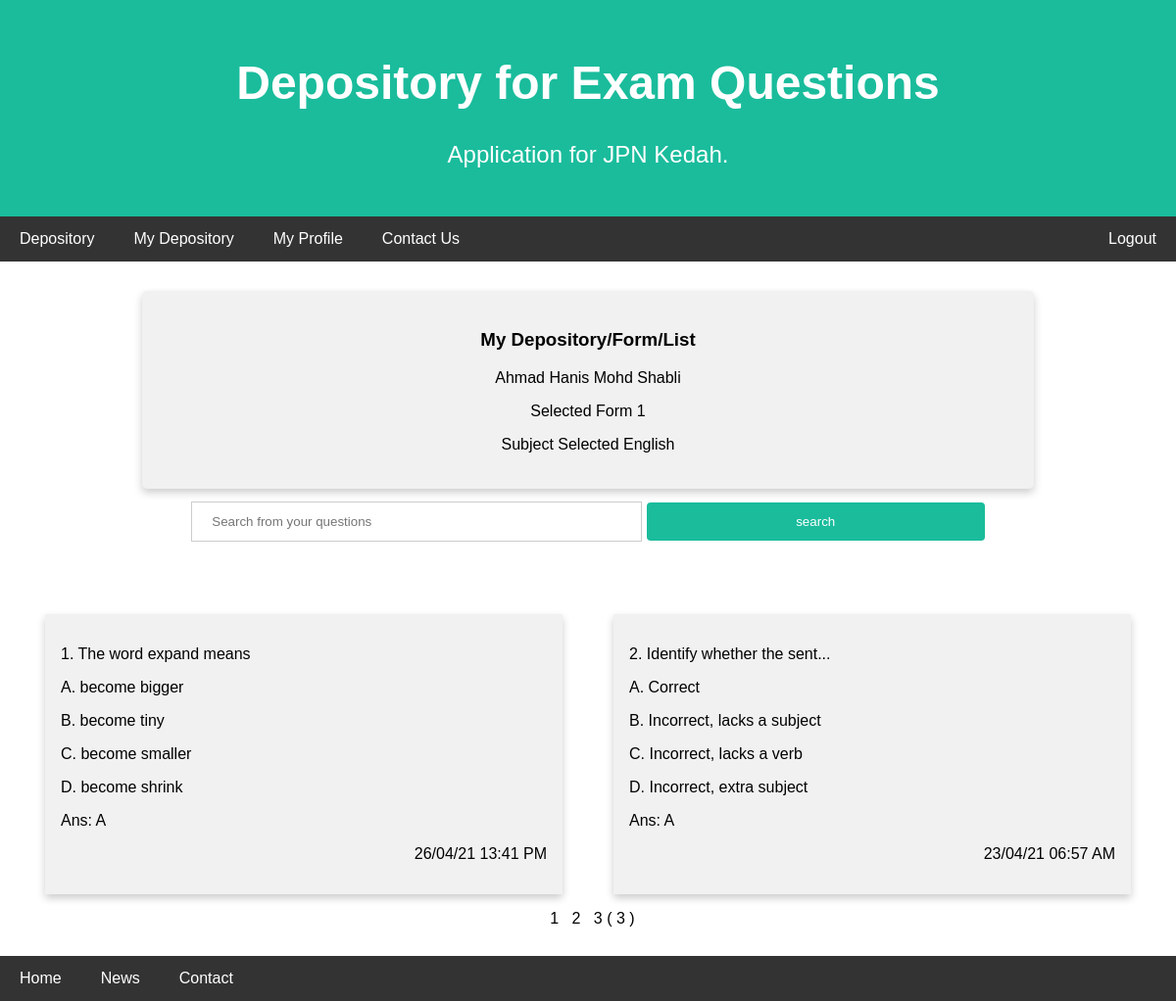
/php/questionslist.php?pageno=3&yearform=Form 1&subject=English (signed in), run on the app's committed database.
### tables this page shows
CREATE TABLE `tbl_questions` (
  `q_id` int(6) NOT NULL,
  `form` varchar(6) NOT NULL,
  `subject_name` varchar(30) NOT NULL,
  `user_email` varchar(60) NOT NULL,
  `question` varchar(500) NOT NULL,
  `ans_a` varchar(200) NOT NULL,
  `ans_b` varchar(200) NOT NULL,
  `ans_c` varchar(200) NOT NULL,
  `ans_d` varchar(200) NOT NULL,
  `ans` varchar(1) NOT NULL,
  `date_created` datetime(6) NOT NULL DEFAULT current_timestamp(6)
);

### php/questionslist.php (the view, shortened to what this page needs)
<?php
include_once("dbconnect.php");
if ($_SESSION["session_id"]) {
    $name = $_SESSION["name"];
    $yearform = $_GET['yearform'];
    $subject = $_GET['subject'];
    $pageno = (int)$_GET['pageno'];
    $results_per_page = 10;
    $page_first_result = ($pageno - 1) * $results_per_page;
    if (isset($_GET['button'])) {
        $searchkey = addslashes($_GET['search']);
        $sqllistquestions = "SELECT * FROM tbl_questions WHERE form = '$yearform' AND subject_name = '$subject' AND question LIKE '%$searchkey%' ORDER BY date_created DESC";
    } else {
        $sqllistquestions = "SELECT * FROM tbl_questions WHERE form = '$yearform' AND subject_name = '$subject' ORDER BY date_created DESC";
    }
    $stmt = $conn->prepare($sqllistquestions);
    $stmt->execute();
    $rows = $stmt->fetchAll();
    $number_of_result = $stmt->rowCount();
    $number_of_page = ceil($number_of_result / $results_per_page);
    $sqllistquestionswithlimit = $sqllistquestions . " LIMIT $page_first_result , $results_per_page";
    $stmt = $conn->prepare($sqllistquestionswithlimit);
    $stmt->execute();
    $rows = $stmt->fetchAll();
} else {
    echo "<script> alert('Session not available. Please login')</script>";
    echo "<script> window.location.replace('../html/login.html')</script>";
}
function limitStr($str)
{
    if (strlen($str) > 30) {
        return $str = substr($str, 0, 25) . '...';
    } else {
        return $str;
    }
}
?>
<!DOCTYPE html>
<html>
<head>
    <link rel="stylesheet" href="../css/style.css">
    <link rel="stylesheet" href="https://cdnjs.cloudflare.com/ajax/libs/font-awesome/4.7.0/css/font-awesome.min.css">
</head>
<body>
    <div class="header">
        <h1>Depository for Exam Questions</h1>
        <p>Application for JPN Kedah.</p>
    </div>
    <div class="topnavbar" id="myTopnav">
        <a href="depository.php">Depository</a>
        <a href="mydepository.php">My Depository</a>
        <a href="#">My Profile</a>
        <a href="#">Contact Us</a>
        <a href="../html/login.html" onclick="logout()" class="right">Logout</a>
    </div>
    <div class="main">
        <div class="row-single">
            <div class="card-header" type="submit">
                <h3>My Depository/Form/List</h3>
                <p><?php echo $name ?></p>
                <?php
                echo "<p> Selected " . $yearform . "</p>";
                ?>
                <?php
                echo "<p>Subject Selected " . $subject . "</p>";
                ?>
            </div>
        </div>
        <form action="questionslist.php" align="center">
            <input type="search" id="idsearch" name="search" placeholder="Search from your questions" />
            <button type="submit" name="button" value="search">search</button>
        </form>
    </div>
    <div class="main" style="overflow-x:auto">
        <?php
        $num = 1;
        echo "<div class='row-question'>";
        foreach ($rows as $question) {
            echo "<div class='column-question'>";
            echo " <div class='card-question'>";
            echo "<p align='left'>" . $num++ . ". " . limitStr($question['question']) . "</p>";
            echo "<p align='left'>A.  " . ($question['ans_a']) . "</p>";
            echo "<p align='left'>B.  " . ($question['ans_b']) . "</p>";
            echo "<p align='left'>C.  " . ($question['ans_c']) . "</p>";
            echo "<p align='left'>D.  " . ($question['ans_d']) . "</p>";
            echo "<p align='left'>Ans:  " . ($question['ans']) . "</p>";
            echo "<p align='right'>" . date_format(date_create($question['date_created']), 'd/m/y H:i A') . "</p>";
            echo "</div>";
            echo "</div>";
        }
        echo "</div>";
        echo "<div class='row-pages'>";
        echo "<center>";
        for ($page = 1; $page <= $number_of_page; $page++) {
            echo '<a href = "questionslist.php?pageno=' . $page . '&yearform=' . $yearform . '&subject=' . $subject . '">&nbsp&nbsp' . $page . ' </a>';
        }
        echo " ( " . $pageno . " )";
        echo "</center>";
        echo "</div>";
        ?>
    </div>
    <div class="bottomnavbar">
        <a href="../index.html">Home</a>
        <a href="#news">News</a>
        <a href="#contact">Contact</a>
    </div>
</body>
</html>

### css/style.css (style rules this page uses)
* { box-sizing: border-box; }
body { font-family: Arial, Helvetica, sans-serif; margin-top: 0; margin-left: 0; margin-right: 0; margin-bottom: 50px; align-items: center; }
.header { padding: 25px; text-align: center; background: #1abc9c; color: white; }
.topnavbar { overflow: hidden; background-color: #333; width: 100%; }
.topnavbar a { float: left; display: block; color: white; text-align: center; padding: 14px 20px; text-decoration: none; }
.topnavbar a.right { float: right; }
.bottomnavbar { overflow: hidden; background-color: #333; width: 100%; position: fixed; bottom: 0; width: 100%; }
.bottomnavbar a { float: left; display: block; color: white; text-align: center; padding: 14px 20px; text-decoration: none; }
.main { -ms-flex: 100%; flex: 100%; background-color: rgb(255, 255, 255); padding: 25px; text-align: center; }
.column-question { float: left; width: 50%; padding: 0 10px; }
.row-question { margin: 0 -5px; }
.row-question:after { content: ""; display: table; clear: both; }
.card-question { box-shadow: 0 4px 8px 0 rgba(0, 0, 0, 0.2); padding: 16px; text-align: center; background-color: #f1f1f1; margin: 16px; }
a { text-decoration: none; color: black; }
@media screen and (min-width: 601px) { .header h1 { font-size: 4vw; } }
@media screen and (min-width: 601px) { .header p { font-size: 2vw; } }
@media screen and (min-width: 601px) { .main { padding: 20px; width: 100%; } }
@media screen and (min-width: 601px) { input[type=search] { width: 40%; } }
@media screen and (min-width: 601px) { button[type=submit] { width: 30%; } }
@media screen and (min-width: 601px) { .row-single { width: 80%; } }
@media screen and (min-width: 601px) { .main { -ms-flex: 100%; flex: 100%; background-color: rgb(255, 255, 255); padding: 25px; text-align: center; } }
button[type=submit] { background-color: #1abc9c; color: white; padding: 12px 20px; border: none; border-radius: 4px; cursor: pointer; }
input[type=search] { padding: 12px 20px; margin: 8px 0; display: inline-block; border: 1px solid #ccc; box-sizing: border-box; }
.row-single:after { content: ""; display: table; clear: both; }
.row-single { padding: 5px; text-align: center; display: inline-block; }
.card-header { box-shadow: 0 4px 8px 0 rgba(0, 0, 0, 0.2); padding: 20px; text-align: center; background-color: #f1f1f1; transition: 0.3s; border-radius: 5px; }

### data on the page
tbl_questions: question "The word expand means", ans_a "become bigger", ans_b "become tiny", ans_c "become smaller", ans_d "become shrink", ans "A", date_created "26/04/21 13:41 PM"
tbl_questions: question "Identify whether the sent...", ans_a "Correct", ans_b "Incorrect, lacks a subject", ans_c "Incorrect, lacks a verb", ans_d "Incorrect, extra subject", ans "A", date_created "23/04/21 06:57 AM"

### other printed values
$name "Ahmad Hanis Mohd Shabli"
$yearform "Form 1"
$subject "English"
$pageno "3"
